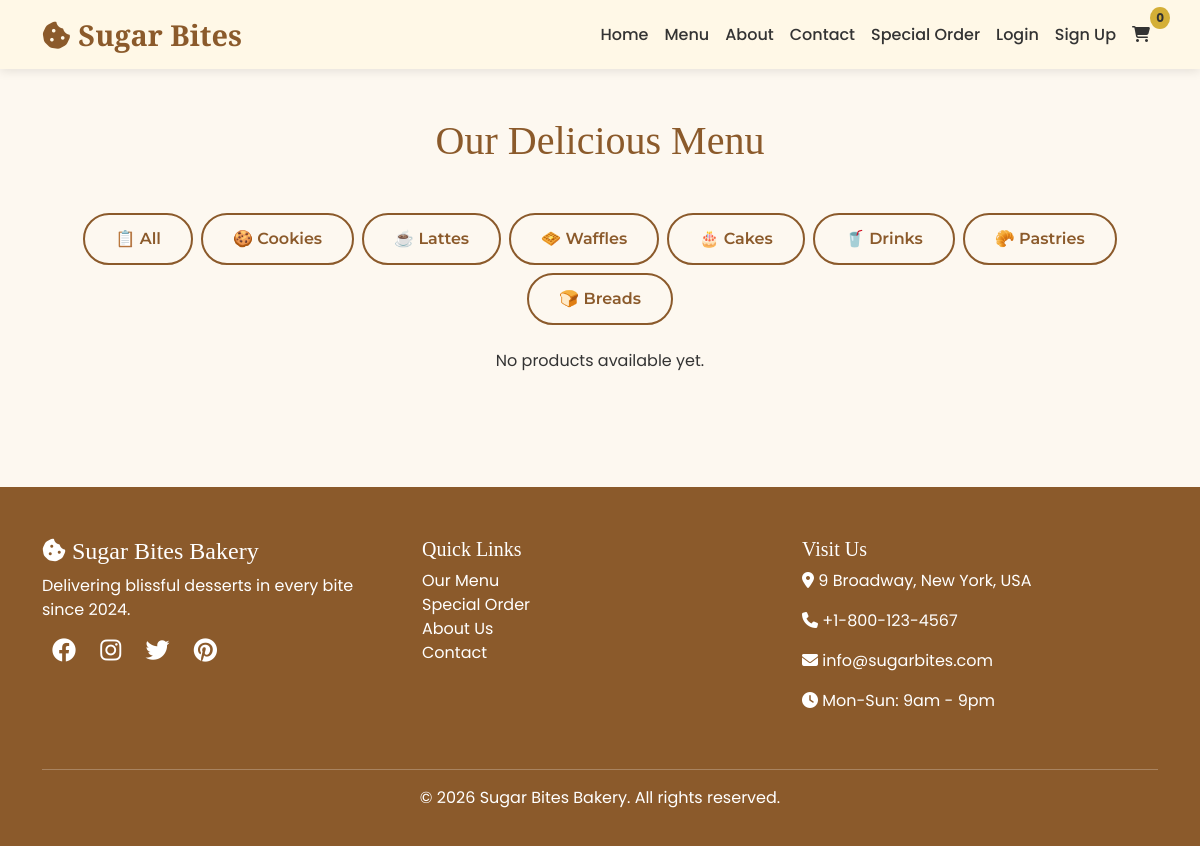
/menu/?category=lattes, run on an earlier commit of the app's database.
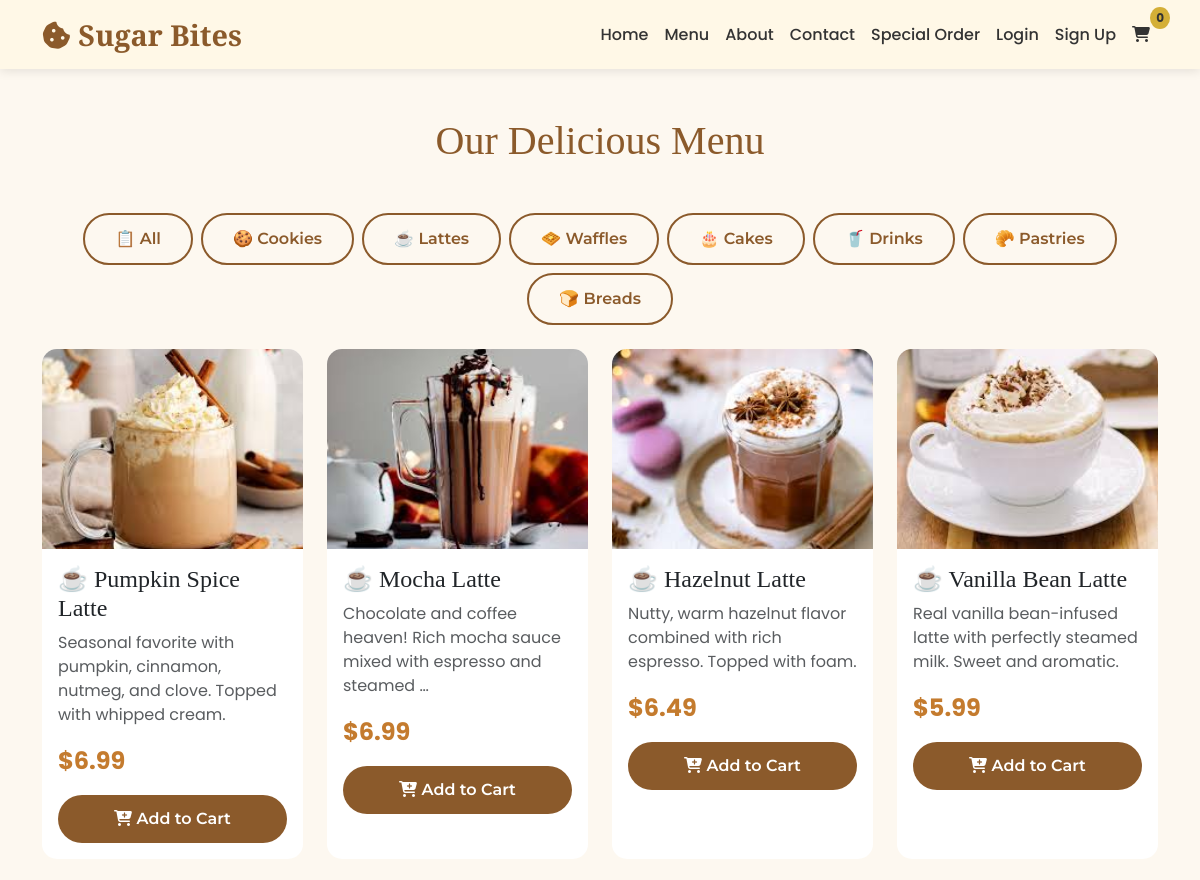
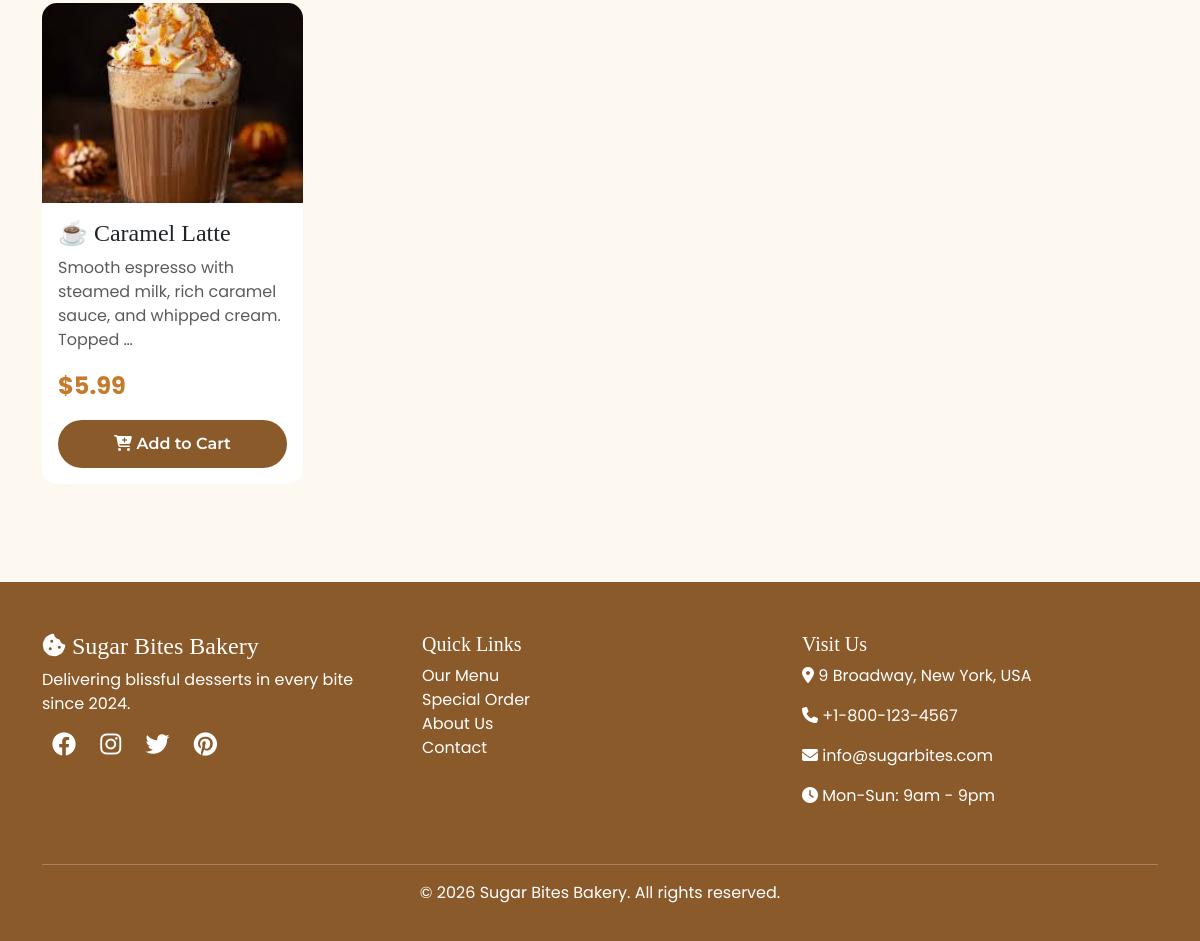
And on a later commit of the database (2 pictures, top to bottom).
### bakery/models.py (models this page shows, shortened)
class Product(models.Model):
    CATEGORY_CHOICES = [
        ('cookies', '🍪 Cookies'),
        ('lattes', '☕ Lattes'),
        ('waffles', '🧇 Waffles'),
        ('cakes', '🎂 Cakes'),
        ('drinks', '🥤 Drinks'),
        ('pastries', '🥐 Pastries'),    # NEW
        ('breads', '🍞 Breads'),         # NEW
    ]
    name = models.CharField(max_length=200)
    category = models.CharField(max_length=20, choices=CATEGORY_CHOICES)
    description = models.TextField()
    price = models.DecimalField(max_digits=10, decimal_places=2)
    image = models.ImageField(upload_to=get_product_image_path, blank=True, null=True)
    is_best_seller = models.BooleanField(default=False)
    stock = models.IntegerField(default=10)
    created_at = models.DateTimeField(auto_now_add=True)
    def get_category_icon(self):
        icons = {
            'cookies': '🍪',
            'lattes': '☕',
            'waffles': '🧇',
            'cakes': '🎂',
            'drinks': '🥤',
            'pastries': '🥐',
            'breads': '🍞',
        }
        return icons.get(self.category, '📦')
    class Meta:
        ordering = ['-created_at']

### bakery/views.py (the view)
# urls.py: path('menu/', views.menu, name='menu'),
def menu(request):
    category = request.GET.get('category')
    if category:
        products = Product.objects.filter(category=category)
    else:
        products = Product.objects.all()
    return render(request, 'bakery/menu.html', {'products': products})

### bakery/context_processors.py (called while the page is built)
def cart_count(request):
    cart = request.session.get('cart', {})
    count = sum(item['quantity'] for item in cart.values())
    return {'cart_count': count}

### bakery/templates/bakery/menu.html (shortened to what this page needs)
{% extends 'bakery/base.html' %}
{% block content %}
<div class="container py-5">
    <h1 class="text-center mb-5" style="color: var(--warm-brown);">Our Delicious Menu</h1>
    <div class="row mb-4">
        <div class="col-md-12">
            <div class="d-flex flex-wrap gap-2 justify-content-center">
                <a href="/menu/" class="btn btn-outline-primary">📋 All</a>
                <a href="/menu/?category=cookies" class="btn btn-outline-primary">🍪 Cookies</a>
                <a href="/menu/?category=lattes" class="btn btn-outline-primary">☕ Lattes</a>
                <a href="/menu/?category=waffles" class="btn btn-outline-primary">🧇 Waffles</a>
                <a href="/menu/?category=cakes" class="btn btn-outline-primary">🎂 Cakes</a>
                <a href="/menu/?category=drinks" class="btn btn-outline-primary">🥤 Drinks</a>
                <a href="/menu/?category=pastries" class="btn btn-outline-primary">🥐 Pastries</a>
                <a href="/menu/?category=breads" class="btn btn-outline-primary">🍞 Breads</a>
            </div>
        </div>
    </div>
    <div class="row g-4">
        {% for product in products %}
        <div class="col-md-4 col-lg-3">
            <div class="card product-card h-100">
                <a href="/product/{{ product.id }}/">
                    {% if product.image %}
                        <img src="{{ product.image.url }}" class="card-img-top" alt="{{ product.name }}" style="height: 200px; object-fit: cover;">
                    {% else %}
                        <img src="https://images.unsplash.com/photo-1499636136210-6f4ee915583e?w=400" class="card-img-top" alt="{{ product.name }}" style="height: 200px; object-fit: cover;">
                    {% endif %}
                </a>
                <div class="card-body">
                    <a href="/product/{{ product.id }}/" style="text-decoration: none; color: inherit;">
                        <h4>{{ product.get_category_icon }} {{ product.name }}</h4>
                    </a>
                    <p class="text-muted">{{ product.description|truncatewords:12 }}</p>
                    <div class="price">${{ product.price }}</div>
                    <button class="btn btn-primary mt-3 w-100" onclick="addToCart({{ product.id }}, '{{ product.name }}', {{ product.price }})">
                        <i class="fas fa-cart-plus"></i> Add to Cart
                    </button>
                </div>
            </div>
        </div>
        {% empty %}
        <div class="col-12 text-center">
            <p>No products available yet.</p>
        </div>
        {% endfor %}
    </div>
</div>
{% endblock %}

### bakery/templates/bakery/base.html (shortened to what this page needs)
<!DOCTYPE html>
<html lang="en">
<head>
    <link href="https://cdn.jsdelivr.net/npm/bootstrap@5.3.0/dist/css/bootstrap.min.css" rel="stylesheet">
    <link rel="stylesheet" href="https://cdnjs.cloudflare.com/ajax/libs/font-awesome/6.4.0/css/all.min.css">
</head>
<body>
    <nav class="navbar navbar-expand-lg sticky-top">
        <div class="container">
            <a class="navbar-brand" href="/">
                <i class="fas fa-cookie-bite"></i> Sugar Bites
            </a>
            <div class="collapse navbar-collapse" id="navbarNav">
                <ul class="navbar-nav ms-auto">
                    <li class="nav-item">
                        <a class="nav-link" href="/">Home</a>
                    </li>
                    <li class="nav-item">
                        <a class="nav-link" href="/menu/">Menu</a>
                    </li>
                    <li class="nav-item">
                        <a class="nav-link" href="/about/">About</a>
                    </li>
                    <li class="nav-item">
                        <a class="nav-link" href="/contact/">Contact</a>
                    </li>
                    <li class="nav-item">
                        <a class="nav-link" href="/special-order/">Special Order</a>
                    </li>
                    {% if user.is_authenticated %}
                        <li class="nav-item">
                            <a class="nav-link" href="/profile/">
                                <i class="fas fa-user"></i> {{ user.username }}
                            </a>
                        </li>
                        <li class="nav-item">
                            <a class="nav-link" href="/logout/">Logout</a>
                        </li>
                    {% else %}
                        <li class="nav-item">
                            <a class="nav-link" href="/login/">Login</a>
                        </li>
                        <li class="nav-item">
                            <a class="nav-link" href="/signup/">Sign Up</a>
                        </li>
                    {% endif %}
                    <li class="nav-item">
                        <a class="nav-link cart-badge" href="/cart/">
                            <i class="fas fa-shopping-cart"></i>
                            <span class="cart-count" id="cartCount">0</span>
                        </a>
                    </li>
                </ul>
            </div>
        </div>
    </nav>
    {% block content %}{% endblock %}
    <footer class="footer">
        <div class="container">
            <div class="row">
                <div class="col-md-4 mb-4">
                    <h4><i class="fas fa-cookie-bite"></i> Sugar Bites Bakery</h4>
                    <p>Delivering blissful desserts in every bite since 2024.</p>
                    <div class="social-icons">
                        <a href="#"><i class="fab fa-facebook"></i></a>
                        <a href="#"><i class="fab fa-instagram"></i></a>
                        <a href="#"><i class="fab fa-twitter"></i></a>
                        <a href="#"><i class="fab fa-pinterest"></i></a>
                    </div>
                </div>
                <div class="col-md-4 mb-4">
                    <h5>Quick Links</h5>
                    <ul class="list-unstyled">
                        <li><a href="/menu/">Our Menu</a></li>
                        <li><a href="/special-order/">Special Order</a></li>
                        <li><a href="/about/">About Us</a></li>
                        <li><a href="/contact/">Contact</a></li>
                    </ul>
                </div>
                <div class="col-md-4 mb-4">
                    <h5>Visit Us</h5>
                    <p><i class="fas fa-map-marker-alt"></i> 9 Broadway, New York, USA</p>
                    <p><i class="fas fa-phone"></i> +1-800-123-4567</p>
                    <p><i class="fas fa-envelope"></i> info@sugarbites.com</p>
                    <p><i class="fas fa-clock"></i> Mon-Sun: 9am - 9pm</p>
                </div>
            </div>
            <hr class="bg-light">
            <div class="text-center">
                <p>&copy; 2026 Sugar Bites Bakery. All rights reserved.</p>
            </div>
        </div>
    </footer>
</body>
</html>

### bakery/templates/bakery/base.html (style rules this page uses)
:root { --warm-brown: #8B5A2B; --cream: #FFF8E7; --gold: #D4AF37; --dark-gray: #333333; --light-cream: #FDF8F0; --honey: #F0A500; --caramel: #C47B2E; }
* { font-family: 'Poppins', sans-serif; }
h1, h2, h3, h4, h5, h6 { font-family: 'Playfair Display', serif; }
.btn { font-family: 'Montserrat', sans-serif; }
body { background-color: var(--light-cream); color: var(--dark-gray); }
.navbar { background-color: var(--cream); box-shadow: 0 2px 10px rgba(0,0,0,0.1); }
.navbar-brand { font-family: 'Playfair Display', serif; font-weight: 700; font-size: 1.8rem; color: var(--warm-brown) !important; }
.nav-link { color: var(--dark-gray) !important; font-weight: 500; transition: color 0.3s; position: relative; }
.nav-link::after { content: ''; position: absolute; bottom: -5px; left: 0; width: 0; height: 2px; background: var(--gold); transition: width 0.3s ease; }
.btn-primary { background-color: var(--warm-brown); border: none; padding: 12px 30px; border-radius: 30px; font-weight: 600; transition: transform 0.3s, box-shadow 0.3s; position: relative; overflow: hidden; }
.btn-outline-primary { border: 2px solid var(--warm-brown); color: var(--warm-brown); padding: 12px 30px; border-radius: 30px; font-weight: 600; transition: all 0.3s; }
.category-card, .product-card { border: none; border-radius: 15px; overflow: hidden; transition: all 0.4s cubic-bezier(0.2, 0.9, 0.4, 1.1); background: white; animation: cardSlideUp 0.5s ease-out backwards; }
.product-card img { height: 200px; object-fit: cover; animation: imageFadeIn 0.6s ease-out; }
.price { font-size: 1.5rem; font-weight: 700; color: var(--caramel); transition: all 0.3s ease; display: inline-block; }
.footer { background-color: var(--warm-brown); color: white; padding: 50px 0 20px; margin-top: 50px; }
.footer a { color: white; text-decoration: none; transition: all 0.3s ease; }
.social-icons i { font-size: 1.5rem; margin: 0 10px; transition: all 0.3s cubic-bezier(0.2, 0.9, 0.4, 1.1); }
.cart-badge { position: relative; }
.cart-count { position: absolute; top: -8px; right: -12px; background-color: var(--gold); color: var(--dark-gray); border-radius: 50%; padding: 2px 6px; font-size: 12px; font-weight: bold; transition: all 0.3s ease; }
body > div:not(.navbar):not(footer) { animation: pageFadeIn 0.6s cubic-bezier(0.2, 0.9, 0.4, 1.1); }
.product-card:nth-child(1) { animation-delay: 0.05s; }
html { scroll-behavior: smooth; }

What changed in the data, as far as the page shows it:
added Product: image (picture), get_category_icon "☕", name "Pumpkin Spice Latte", description "Seasonal favorite with pumpkin, cinnamon, nutmeg, and clove. Topped with whipped cream.", price "6.99"
added Product: image (picture), get_category_icon "☕", name "Mocha Latte", description "Chocolate and coffee heaven! Rich mocha sauce mixed with espresso and steamed …", price "6.99"
added Product: image (picture), get_category_icon "☕", name "Hazelnut Latte", description "Nutty, warm hazelnut flavor combined with rich espresso. Topped with foam.", price "6.49"
added Product: image (picture), get_category_icon "☕", name "Vanilla Bean Latte", description "Real vanilla bean-infused latte with perfectly steamed milk. Sweet and aromatic.", price "5.99"
added Product: image (picture), get_category_icon "☕", name "Caramel Latte", description "Smooth espresso with steamed milk, rich caramel sauce, and whipped cream. Topped …", price "5.99"
Also different on the page:
text no longer shown: "No products available yet."
